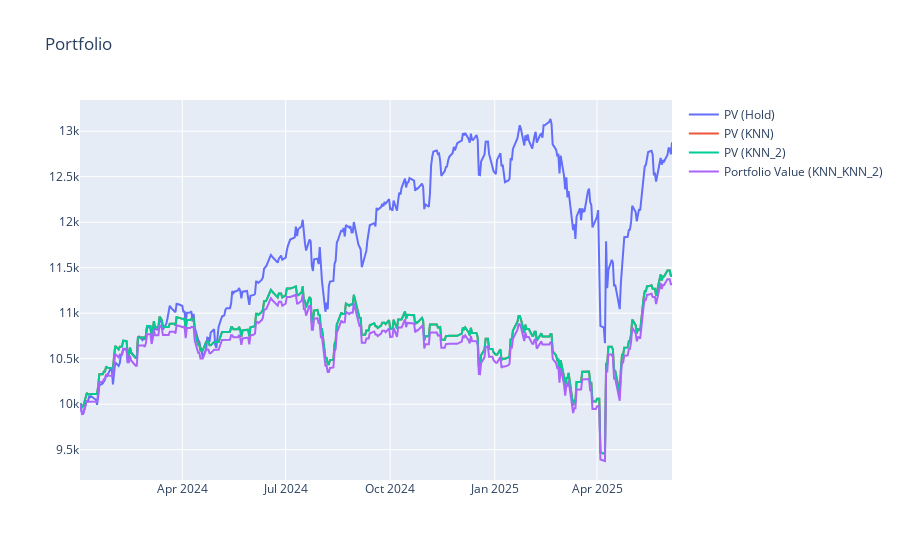

Write notebook code for a chart like this one.
### Markdown cell above
### Results

### Code cell
initial_capital = 10000 # scalar

# Plot Daily Portfolio Value
fig = go.Figure()

if indicator_config.ticker != "SPY":
    df = strat_bds['Hold'][initial_train_period:].copy()
    df.loc[initial_train_period, 'Strategy_Return'] = 0
    df['Portfolio_Value'] = (1 + df['Daily_Return_SPY']).cumprod() * initial_capital

    fig.add_trace(go.Scatter(x=df['Date'], y=df['Portfolio_Value'], mode='lines', name='PV SPY_Hold'))

for strat in strategy_list:
    df = strat_bds[strat][initial_train_period:].copy()
    df.loc[initial_train_period, 'Strategy_Return'] = 0
    df['Portfolio_Value'] = (1 + df['Strategy_Return']).cumprod() * initial_capital

    fig.add_trace(go.Scatter(x=df['Date'], y=df['Portfolio_Value'], mode='lines', name=f'PV ({strat})'))

try:
    for mods in combos:
        df = mod_mod_dic["_".join(mods)][initial_train_period:].copy()
        df.loc[initial_train_period, 'Strategy_Return'] = 0
        df['Portfolio_Value'] = (1 + df['Strategy_Return']).cumprod() * initial_capital

        fig.add_trace(go.Scatter(x=df['Date'], y=df['Portfolio_Value'], mode='lines', name=f"Portfolio Value ({'_'.join(mods)})"))
except:
    pass

fig.update_layout(title="Portfolio")
fig.show()

### Figure 1 — Plotly figure (JSON) as saved in the notebook; plotly's stock layout.template omitted (floating-point values rounded to 4 significant figures; data arrays with more than 128 entries replaced by an {"elided": "..."} marker saying what was removed)
{"data": [{"mode": "lines", "name": "PV (Hold)", "type": "scatter", "x": {"elided": "359 str values"}, "y": {"elided": "359 float values"}}, {"mode": "lines", "name": "PV (KNN)", "type": "scatter", "x": {"elided": "359 str values"}, "y": {"elided": "359 float values"}}, {"mode": "lines", "name": "PV (KNN_2)", "type": "scatter", "visible": true, "x": {"elided": "359 str values"}, "y": {"elided": "359 float values"}}, {"mode": "lines", "name": "Portfolio Value (KNN_KNN_2)", "type": "scatter", "visible": true, "x": {"elided": "359 str values"}, "y": {"elided": "359 float values"}}], "layout": {"autosize": true, "title": {"text": "Portfolio"}, "xaxis": {"autorange": true, "range": ["2024-01-02", "2025-06-06"], "showspikes": false, "type": "date"}, "yaxis": {"autorange": true, "range": [9167.0, 13340.0], "showspikes": false, "type": "linear"}}}
